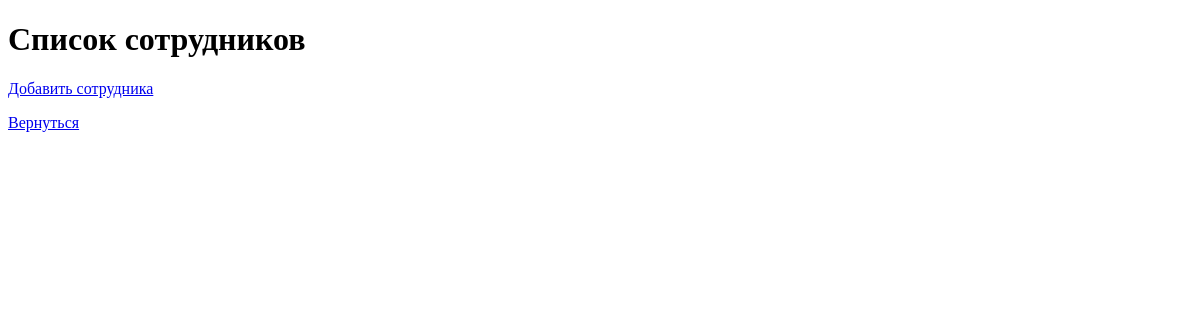
The app's page /employees/, older data.
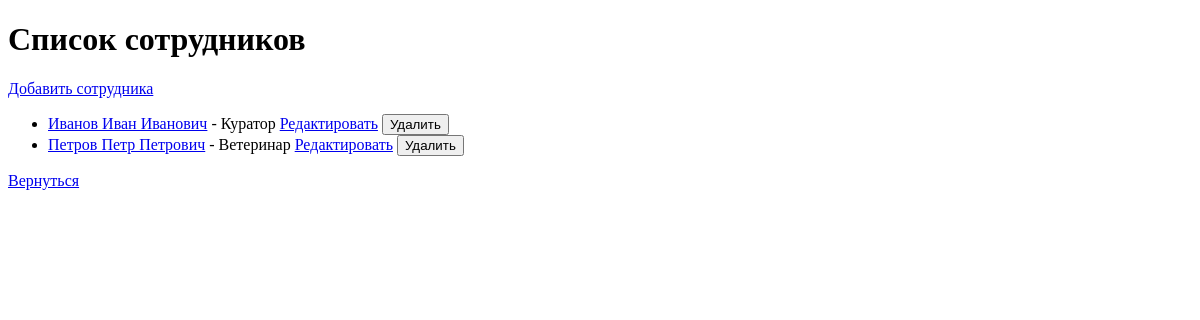
The same page, newer data.
### animals/models.py (models this page shows, shortened)
class Employee(models.Model):
    name = models.CharField(max_length=100)
    position = models.CharField(max_length=100)
    bio = models.TextField()

### animals/views.py (the view)
# urls.py: path('employees/', animals_views.employee_list, name='employee_list'),
def employee_list(request):
    employees = Employee.objects.all()
    return render(request, 'employees/employee_list.html', {'employees': employees})

### animals/templates/employees/employee_list.html (shortened to what this page needs)
<!DOCTYPE html>
<html lang="ru">
<head>
</head>
<body>
    <h1>Список сотрудников</h1>
    <a href="{% url 'employee_create' %}">Добавить сотрудника</a>
    <ul>
        {% for employee in employees %}
            <li>
                <a href="{% url 'employee_detail' employee.pk %}">{{ employee.name }}</a> - {{ employee.position }}
                <a href="{% url 'employee_update' employee.pk %}">Редактировать</a>
                <form action="{% url 'employee_delete' employee.pk %}" method="post" style="display:inline;">
                    <button type="submit">Удалить</button>
                </form>
            </li>
        {% endfor %}
    </ul>
    <a href="{% url 'animal_list' %}">Вернуться</a>
</body>
</html>

Row changes from the older to the newer data that the page shows:
added Employee: name "Иванов Иван Иванович", position "Куратор"
added Employee: name "Петров Петр Петрович", position "Ветеринар"
